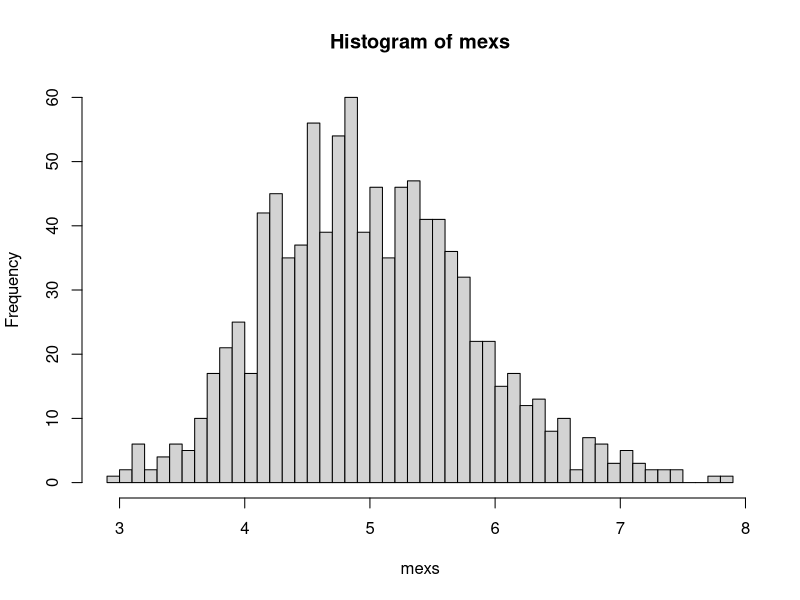
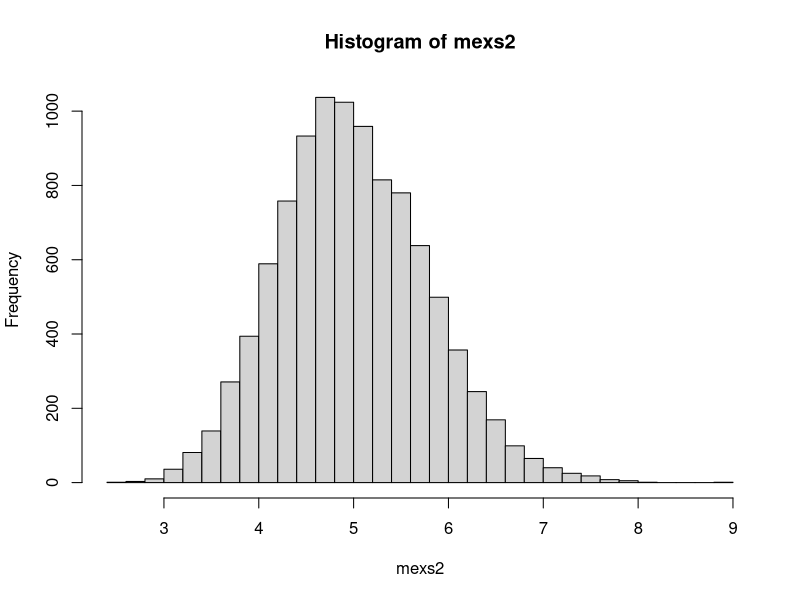

R code for these plots, in order:
## ---- chunk 1
mexs = NULL
for (i in 1 : 1000) mexs = c(mexs, mean(rexp(40,0.2)))
## ---- chunk 2
mean(mexs) # sample mean
1/0.2 # theoretical mean
mean(mexs) - 1/0.2
## ---- chunk 3
var(mexs) # sample variance
1/(0.2^2) # theoretical variance
## ---- chunk 4
hist(mexs, 40)
## ---- chunk 5
mexs2 = NULL
for (i in 1 : 10000) mexs2 = c(mexs2, mean(rexp(40,0.2)))
hist(mexs2, 40)
